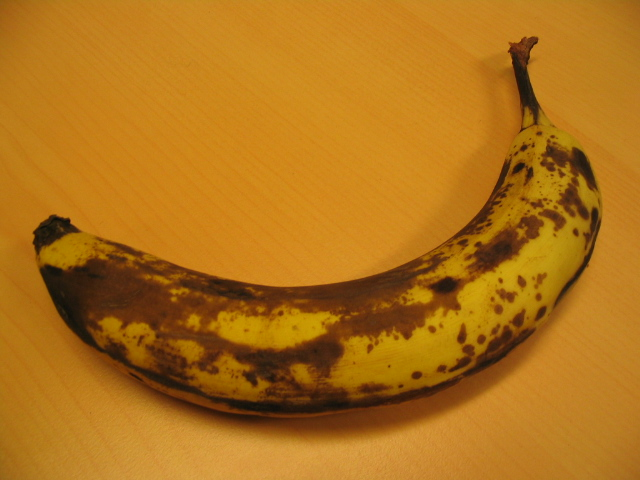
#> input picture proj2-segmentation/provided_images/banana.png, 640 x 480 px
$ jupyter execute --allow-errors Project2-Segmentation.ipynb   (shell and % lines are left out)
#> lines starting #> are read from the running program, lines starting #| are printed output that depends on the picture
# Project 2: Segmentation

### What to Submit
Submit this iPython Notebook--containing all your code for the programming exercises below--on [learning suite](https://learningsuite.byu.edu/).

Your notebook file should produce the relevant plots and also provide a short write-up with answers to the questions below.

Please also fill in here the time that each part took you:
* 1. Setting up PyMaxFlow: <span style="color:red;">0.5 hour</span>
* 2. Getting your first successful segmentation: <span style="color:red;">6 hours</span>
* 3. Adjusting parameters (e.g. $\lambda$, $\sigma$) and so forth, to get good results: <span style="color:red;">5 hours</span>
* 4. Completing the write-up: <span style="color:red;">0.5 hour</span>

Note that there are two folders within the project.  We have provided some images for you to use in testing your implementation, in the `provided images` folder along with their ground-truth segmentations to compare your results to.  Along with these, we want you to provide 2-4 additional images that you select on which you show your results.  <i>Please use the `provided_images` in that path and place any others in the `user_data` folder, and load all of the images (or user input point location files) via the approapriate relative path.  We will drop your notebook file and your `user_data` folder into our folder (which will have the `provided_images` already) and then run your notebook.</i>

## Preparation:
So that you can focus on the elements of the cost function ( the link weights), you may use a existing implementation of the actual min-cut algorithm itself.  You set up the graph, but it will take care of finding the minimum cut.

For this assignment we will be using a python library called PyMaxFlow.  This library is a python wrapper around the original C++ implementation of the min-cut code from [Vladimir Kolmogorov](http://pub.ist.ac.at/%7Evnk/software.html) (who has co-authored several papers on this subject).

Note: For windows users, you will need the Visual C++ compiler in order for PyMaxFlow to work.  If you already have Visual Studio, this shouldn't be a problem but if you just want the compiler without Visual Studio, you can download [Build Tools For Visual Studio 2017](https://visualstudio.microsoft.com/downloads/#build-tools-for-visual-studio-2017). Once you have access to the Visual C++ compiler look at the next paragraph for PyMaxFlow installation.

PyMaxFlow requires Cython, which should come standard in your anaconda environment but the command to install that will also be included.  To install PyMaxFlow enter the following commands replacing "YourEnvironmentName" with the name of your anaconda environment.
~~~
conda activate YourEnvironemntName
conda install cython
pip install pymaxflow
~~~
Once PyMaxFlow is installed, to understand how to use the library, there is a great [tutorial page](http://pmneila.github.io/PyMaxflow/tutorial.html) that shows how to get started with some simple examples.  Do the "first example" and perhaps the "binary image restoration" as well.

[cell 1]
import maxflow
import cv2
import numpy as np
import matplotlib.pyplot as plt
from scipy import stats
from sklearn.neighbors import KernelDensity
from sklearn.model_selection import ParameterGrid
from scipy.stats import norm

## Annotations:
Graph cut segmentation is an interactive algorithm requiring the user to provide foreground and background seeds.  Provided is a python file that will open a gui and allow you to annotate the image.  This gui is optional and will require additional packages to be installed into your environment.  To install the packages open a terminal and enter the following commands:
~~~
conda activate YourEnvironmentName
conda install scikit-image pillow
~~~
You can use the gui in the following way:
```python
import guiseg
fore, back = guiseg.get_fore_back(image)
image[fore]  # the foreground seeds
image[back]  # the background seeds
```

For the `guiseg` routine to run, I also found it necssary to install PIL ImageTk (For me, it was `sudo apt install python3-pil.imagetk` but it will be different for Conda).

[cell 2]
import guiseg

import cv2
#imageBGR = cv2.imread('provided_images/simplecircle.png');
imageBGR = cv2.imread('provided_images/banana.png');
#> imageBGR is the input picture: shape (480, 640, 3); mean B, G, R 25.1, 113.9, 175.1
image = imageBGR[:,:,::-1]; # I reverse the BGR from OpenCV to BGR

# When the GUI pops up, you can pick either the "Foreground" or "Background" buttons to
# select pixels to be respective seeds.  Once you're finished, click "Return"
#> (the rest of this cell did not finish here and is left out)

## Graph Cut:
Your code should read in an image and a set of seed pixels and use graph-cut segmentation to segment the image.

You will need to calculate the costs for the t-links (region terms) and the n-links (boundary terms). See the book, the notes/slides, or published papers in this area for ideas of how to define these.  Remember that the t-link weights to a particular terminal (foreground or background) should be large if that pixel looks a lot like the respective foreground/background seeds. The n-link weights should be large if the two neighboring pixels are similar.

Here is [the original paper on graph-cut segmentation](http://www.csd.uwo.ca/~yuri/Papers/iccv01.pdf), which might help with some ideas, but you should look at the literature to see what other costs functions / link weights others have used.

Once the graph is built, use the min-cut algorithm to partition the graph into nodes connected to the foreground node or to the background node, then use these as the resulting labels for the segmentation. Display this result graphically in some fashion overlaid on the input image.  It is best to start with simple images whose foreground and background colors are pretty different and for ones where the edges are pretty clear.  Graph-cut segmentation struggles sometimes with long, thin structures, so you should avoid these types of images early on.

[cell 3]
# [50 lines left out: function boundary_term, not called in this run]

[cell 4]
# [13 lines left out: function get_fore_back, not called in this run]

[cell 5]
# [12 lines left out: function graph_cut, not called in this run]

[cell 6]
def banana():
    banana = cv2.imread('provided_images/banana.png')
    banana = banana[:,:,::-1]
    fore_b, back_b = guiseg.get_fore_back(banana)

    banana_out = graph_cut(banana,.5, 1,1, 1, fore_b, back_b)

    return banana_out, fore_b, back_b, banana

#> (a cell that did not finish here is left out)

[cell 8]
def llama():

    llama = cv2.imread('provided_images/llama.jpg')
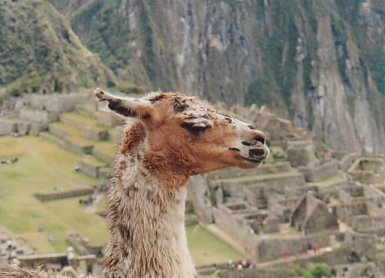
#> input picture proj2-segmentation/provided_images/llama.jpg, 385 x 278 px
#> llama is the input picture: shape (278, 385, 3); mean B, G, R 114.4, 130.2, 139
    llama = llama[:,:,::-1]
    fore_l, back_l = guiseg.get_fore_back(llama)

    img_l = graph_cut(llama,1, 1, 1, 1, fore_l, back_l)

    return img_l, fore_l, back_l, llama

#> (a cell that did not finish here is left out)

[cell 10]
def penguin():

    penguin = cv2.imread('provided_images/penguin.png')
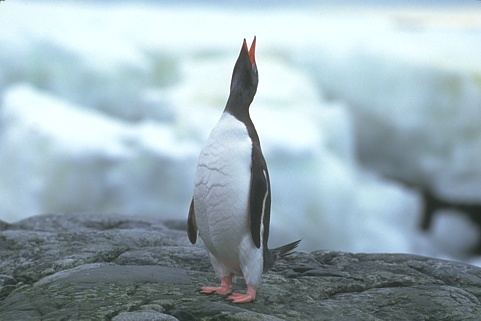
#> input picture proj2-segmentation/provided_images/penguin.png, 481 x 321 px
#> penguin is the input picture: shape (321, 481, 3); mean B, G, R 181.8, 173.7, 155.2
    penguin = penguin[:,:,::-1]
    fore_p, back_p = guiseg.get_fore_back(penguin)

    img_p = graph_cut(penguin,.5, 1, 1, 1.2, fore_p, back_p)
    #plt.imshow(img_p)
    #plt.show()

    return img_p, fore_p, back_p, penguin

#> (a cell that did not finish here is left out)

[cell 12]
def teddy():

    teddy = cv2.imread('provided_images/teddy.png')
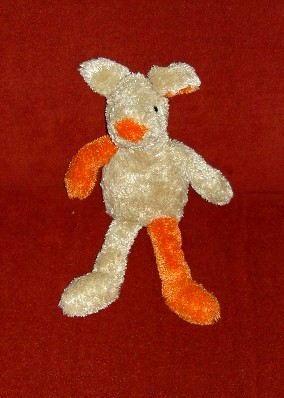
#> input picture proj2-segmentation/provided_images/teddy.png, 284 x 398 px
#> teddy is the input picture: shape (398, 284, 3); mean B, G, R 25.9, 43.6, 141.4
    teddy = teddy[:,:,::-1]
    fore_t, back_t = guiseg.get_fore_back(teddy)

    img_t = graph_cut(teddy,.5, 1, 1, 1.2, fore_t, back_t)


    return img_t, fore_t, back_t, teddy

#> (a cell that did not finish here is left out)

[cell 14]
def grizz():
    grizzly = cv2.imread('user_data/Grizzly_Bear.jpeg')
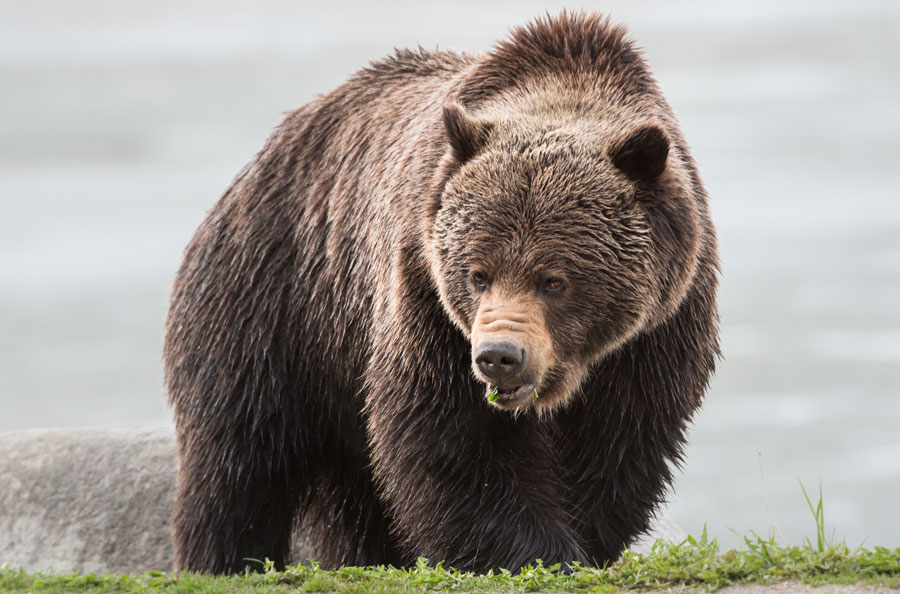
#> input picture proj2-segmentation/user_data/Grizzly_Bear.jpeg, 900 x 594 px
#> grizzly is the input picture: shape (594, 900, 3); mean B, G, R 140.1, 146.6, 152.3
    grizzly = grizzly[:,:,::-1]
    fore_g, back_g = guiseg.get_fore_back(grizzly)

    img_g = graph_cut(grizzly,.5, 1, 1, 2, fore_g, back_g)


    return img_g, fore_g, back_g, grizzly

#> (a cell that did not finish here is left out)

[cell 16]
def city():
    city = cv2.imread('user_data/city.jpeg')
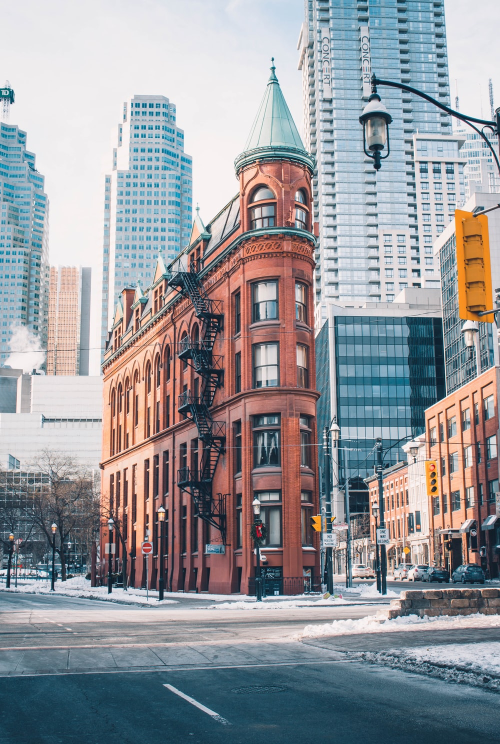
#> input picture proj2-segmentation/user_data/city.jpeg, 1000 x 1488 px (shown at 1/2 size)
#> city is the input picture: shape (1488, 1000, 3); mean B, G, R 156, 151.3, 149.6
    city = city[:,:,::-1]
    city = cv2.resize(city,None,fx=0.3,fy=0.3)
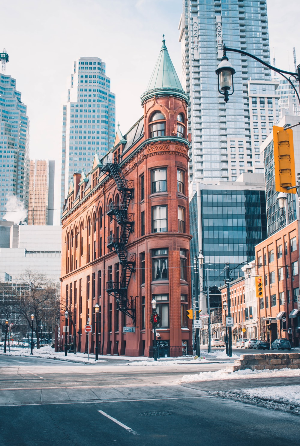
#> city: shape (446, 300, 3); mean R, G, B 149.6, 151.3, 156
    fore_c, back_c = guiseg.get_fore_back(city)

    img_c = graph_cut(city,.5, 1, 1, 2, fore_c, back_c)


    return img_c, fore_c, back_c, city
